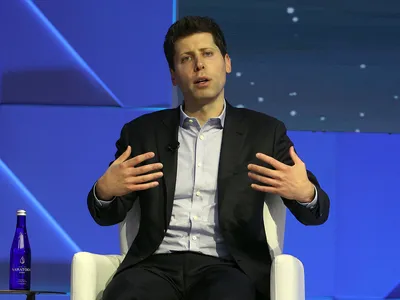
#> input picture Anul2/Semestrul_2/Ai/Laboratoare/lab02/Lab2/images/Altman.webp, 400 x 300 px; its folder holds only this picture in this run
$ jupyter execute --allow-errors Problema2.ipynb
#> lines starting #> are read from the running program, lines starting #| are printed output that depends on the picture
[cell 1]
import matplotlib.pyplot as plt
from skimage import io, transform, filters, color
from skimage import feature
import os

Se dau mai multe imagini (salvate in folder-ul "data/images"). Se cere:

sa se vizualizeze una din imagini

[cell 2]
crtDir = os.getcwd()
file_path = os.path.join(crtDir, "images", "Karpaty.jpg")
#> (the rest of this cell did not finish here and is left out)

daca imaginile nu aceeasi dimensiune, sa se redimensioneze toate la 128 x 128 pixeli si sa se vizualizeze imaginile intr-un cadru tabelar.

[cell 3]
fig, axes = plt.subplots(3,4, figsize=(9,9))
img_folder = os.path.join(crtDir, "images")
img_files = [f for f in os.listdir(img_folder)]
axes = axes.ravel()
for i, ax in enumerate(axes):
    if i < len(img_files):
        img_path = os.path.join(img_folder, img_files[i])
        img = io.imread(img_path)
#> img is the input picture: shape (300, 400, 3); mean R, G, B 64.3, 74.7, 125.3
        rescale_img = transform.resize(img, (128, 128))
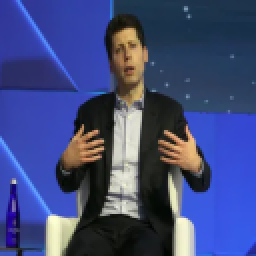
#> rescale_img: shape (128, 128, 3) float64 (shown 2 times larger); mean R, G, B 0.252, 0.293, 0.492
        ax.imshow(rescale_img, cmap='plasma')
        ax.set_title(f"Image {i}")
        ax.axis('off')


plt.tight_layout()
plt.show()

sa se transforme imaginile in format gray-levels si sa se vizualizeze

[cell 4]
fig, axes = plt.subplots(3,4, figsize=(9,9))
img_folder = os.path.join(crtDir, "images")
img_files = [f for f in os.listdir(img_folder)]
axes = axes.ravel()
for i, ax in enumerate(axes):
    if i < len(img_files):
        img_path = os.path.join(img_folder, img_files[i])
        img = io.imread(img_path, as_gray=True)
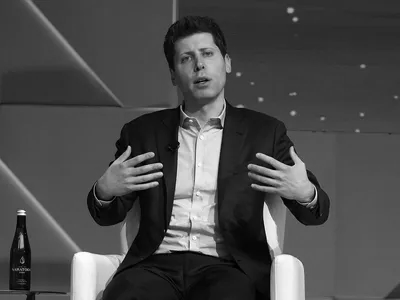
#> img: shape (300, 400) float64; min 0, max 0.999, mean 0.299
        rescale_img = transform.resize(img, (128, 128))
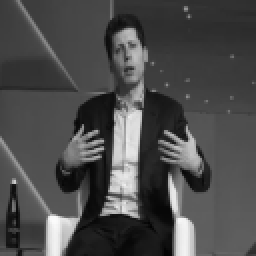
#> rescale_img: shape (128, 128) float64 (shown 2 times larger); min 0.00918, max 0.986, mean 0.299
        ax.imshow(rescale_img, cmap='gray')
        ax.set_title(f"Image {i}")
        ax.axis('off')

plt.tight_layout()
plt.show()
